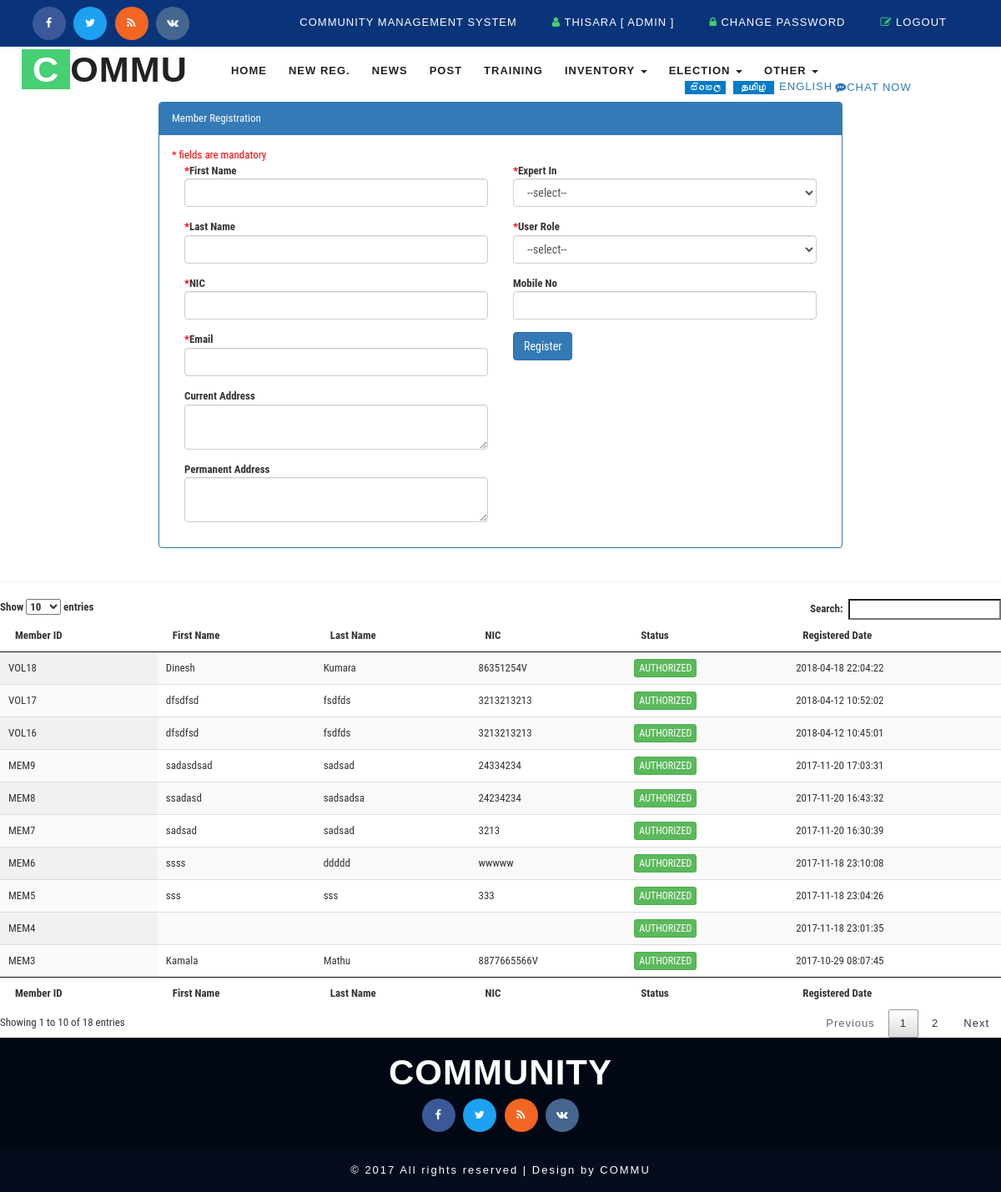
Page /admin_member_registration.php (signed in) on the committed database.
### tables this page shows
CREATE TABLE `cms_member` (
  `id` int(5) NOT NULL AUTO_INCREMENT,
  `firstname` varchar(50) DEFAULT NULL,
  `lastname` varchar(50) DEFAULT NULL,
  `nic` varchar(12) DEFAULT NULL,
  `username` varchar(50) DEFAULT NULL,
  `email` varchar(50) DEFAULT NULL,
  `currentaddress` varchar(250) DEFAULT NULL,
  `experticeid` int(5) DEFAULT NULL,
  `permanentaddress` varchar(250) DEFAULT NULL,
  `authstatus` varchar(10) DEFAULT NULL COMMENT 'PND|AUTH|DACT',
  `datecreated` timestamp NOT NULL DEFAULT CURRENT_TIMESTAMP,
  `autorizeby` int(5) DEFAULT NULL COMMENT 'cms_user',
  `role` varchar(50) DEFAULT NULL,
  `usercreated` int(5) DEFAULT NULL,
  `post_title` varchar(50) DEFAULT NULL,
  `mobileno` varchar(20) DEFAULT NULL,
  PRIMARY KEY (`id`)
);

### model/DB.php (called while the page is built, shortened)
<?php
function getDBConnection() {
    $servername = "localhost";
    $username = "root";
    $password = "123";
    $db = "cmsdb";
    $conn = mysqli_connect($servername, $username, $password, $db);
    if (!$conn) {
        die("Connection failed: " . mysqli_connect_error());
    } else {
        return $conn;
    }
}
function getData($sql) {
    $conn = getDBConnection();
    $result = mysqli_query($conn, $sql);
    if (mysqli_num_rows($result) > 0) {
        return $result;
    } else {
        return FALSE;
    }
}
?>

### admin_member_registration.php (the view, shortened to what this page needs)
<?php session_start();
include './model/DB.php';
?>
<!DOCTYPE html>
<html lang="en">
    <head>
        <?php include_once './basecss.php'; ?>
    </head>
    <body>
        <div class="header">
            <div class="w3layouts_header_right">
                <div class="agileits-social top_content">
                    <ul>
                        <li><a href="#"><i class="fa fa-facebook"></i></a></li>
                        <li><a href="#"><i class="fa fa-twitter"></i></a></li>
                        <li><a href="#"><i class="fa fa-rss"></i></a></li>
                        <li><a href="#"><i class="fa fa-vk"></i></a></li>
                    </ul>
                </div>
            </div>
            <div class="w3layouts_header_left">
                <?php include './_top.php'; ?>
            </div>
            <div class="clearfix"> </div>
        </div>
        <div class="banner">
            <nav class="navbar navbar-default">
                <div class="navbar-header navbar-left">
                    <h1><a class="navbar-brand" href="index.html"><span>C</span>OMMU</a></h1>
                </div>
                <div class="collapse navbar-collapse navbar-right" id="bs-example-navbar-collapse-1">
                    <nav class="link-effect-2" id="link-effect-2">
                        <?php include './_menu.php'; ?>
                    </nav>
                </div>
                <div class="w3_agile_search">
                    <?php include './_search.php'; ?>
                </div>
            </nav>
        </div>
        <div class="row">
            <div class="col-md-2">
            </div>
            <div class="col-md-8">
                 <div class="row">
                <div class="panel panel-primary">
                <div class="panel-heading ">Member Registration</div>
                <div class="panel-body">
                    <span class="mando-msg">* fields are mandatory</span>
                    <form action="admin_member_registration.php" method="post">
                        <div class="col-md-6">
                            <div class="form-group">
                                <label for="exampleInputName2"><span class="mando-msg">*</span>First Name</label>
                                <input type="text" required="" name="firstname" class="form-control" id="exampleInputName2" >
                            </div>
                            <div class="form-group">
                                <label for="exampleInputEmail2"><span class="mando-msg">*</span>Last Name</label>
                                <input type="text" required="" name="lastname" class="form-control" id="exampleInputEmail2" placeholder="">
                            </div>
                            <div class="form-group">
                                <label for="exampleInputEmail2"><span class="mando-msg">*</span>NIC</label>
                                <input type="text" required="" name="nic" class="form-control" id="exampleInputEmail2" placeholder="">
                            </div>
                            <div class="form-group">
                                <label for="exampleInputEmail2"><span class="mando-msg">*</span>Email</label>
                                <input type="email"  required="" name="email" class="form-control" id="exampleInputEmail2" placeholder="">
                            </div>
                            <div class="form-group">
                                <label for="exampleInputEmail2">Current Address</label>
                                <textarea  name="currentaddress" required="" class="form-control"> </textarea>
                            </div>
                            <div class="form-group">
                                <label for="exampleInputEmail2">Permanent Address</label>
                                <textarea  name="permanentaddress" class="form-control"> </textarea>
                            </div>
                        </div>
                        <div class="col-md-6">
                            <div class="form-group">
                                <label for="exampleInputName2"><span class="mando-msg">*</span>Expert In</label>
                                <select name="experticeid" class="form-control" required="">
                                    <option value="">--select--</option>
                                </select>
                            </div>
                            <div class="form-group">
                                <label for="exampleInputName2"><span class="mando-msg">*</span>User Role </label>
                                <select name="role" class="form-control" required="">
                                    <option>--select--</option>
                                </select>
                            </div>
                            <div class="form-group">
                                <label for="exampleInputEmail2">Mobile No</label>
                                <input type="tel"  required="" name="mobileno" class="form-control" id="exampleInputEmail2" placeholder="">
                            </div>
                            <button type="submit" name="btnReg" class="btn btn-primary">Register</button>
                        </div>
                    </form>
                </div></div>
                 </div>
            </div>
            <div class="col-md-2">
            </div>
        </div>
        <hr>
        <table id="example" class="display" cellspacing="0" width="100%" style="font-size: small">
            <thead>
                <tr>
                    <th>Member ID</th>
                    <th>First Name</th>
                    <th>Last Name</th>
                    <th>NIC</th>
                    <th>Status</th>
                    <th>Registered Date</th>
                </tr>
            </thead>
            <tfoot>
                <tr>
                    <th>Member ID</th>
                    <th>First Name</th>
                    <th>Last Name</th>
                    <th>NIC</th>
                    <th>Status</th>
                    <th>Registered Date</th>
                </tr>
            </tfoot>
            <tbody>
<?php
$sqlXX = "SELECT * FROM cms_member";
$resultx = getData($sqlXX);
if ($resultx != FALSE) {
    while ($row = mysqli_fetch_assoc($resultx)) {
        ?>
                        <tr>
                            <td><?= $row['username'] ?></td>
                            <td><?= $row['firstname'] ?></td>
                            <td><?= $row['lastname'] ?></td>
                            <td><?= $row['nic'] ?></td>
                            <td><?php if ($row['authstatus'] == 'PENDING') {
                    ?>
                                    <a href="admin_authorization_member.php?mid=<?= $row['id'] ?>&action=AUTHORIZED&username=<?= $row['username'] ?>" class="btn btn-warning"> Pending Approval </a>
                                <?php } else {
                                    ?>
                                    <span class="btn btn-success btn-xs">AUTHORIZED</span>
                                    <?php
                                }
                                ?></td>
                            <td><?= $row['datecreated'] ?></td>
                        </tr>
        <?php
    }
}
?>
            </tbody>
        </table>
       <?php include './_footer.php'; ?>
    </body>
</html>

### basecss.php
<link href="css/bootstrap.css" rel="stylesheet" type="text/css" media="all" />
<link href="css/style.css" rel="stylesheet" type="text/css" media="all" />
<link rel="stylesheet" href="css/mainStyles.css" />
<link rel='stylesheet' href='css/dscountdown.css' type='text/css' media='all' />
<link rel="stylesheet" href="css/flexslider.css" type="text/css" media="screen" property="" />
<link href="css/lsb.css" rel="stylesheet" type="text/css">
<link href="css/font-awesome.css" rel="stylesheet">
  <link href="css/jquery.dataTables.min.css" rel="stylesheet" type="text/css"/>

### _top.php (shortened to what this page needs)
<ul>
    <li><a href="#" >Community Management System</a></li>
    <li><a href="#"><i class="fa fa-user" aria-hidden="true"></i>
            <?php echo $_SESSION['ssn_user']['firstname'] ?>
            [ <?php echo $_SESSION['ssn_user']['role'] ?> ]
        </a> </li>
        <li><a href="change_password.php"><i class="fa fa-lock" aria-hidden="true"></i> Change Password</a></li>
    <li><a href="logout.php"><i class="fa fa-pencil-square-o" aria-hidden="true"></i> Logout</a></li>
</ul>

### _menu.php
<?php
if($_SESSION['ssn_user']['role'] == 'ADMIN'){
    include './_menu_admin.php';
} else if($_SESSION['ssn_user']['role'] == 'MEMBER'){
    include './_menu_member.php';
}else if($_SESSION['ssn_user']['role'] == 'MANAGER'){
    include './_menu_manager.php';
}
?>

### _menu_admin.php (shortened to what this page needs)
<ul class="nav navbar-nav">
    <li ><a href="home.php"><span data-hover="Home">Home</span></a></li>
    <li><a href="admin_member_registration.php"><span data-hover="New Reg.">New Reg.</span></a></li>
                           <li><a href="admin_news.php"><span data-hover="News">News</span></a></li>
                           <li><a href="admin_post.php"><span data-hover="Post">Post</span></a></li>
                           <li><a href="admin_training.php"><span data-hover="Training">Training</span></a></li>
                           <li class="dropdown">
                               <a href="#" class="dropdown-toggle" data-toggle="dropdown"><span data-hover="Inventory">Inventory</span> <b class="caret"></b></a>
                           </li>
                           <li class="dropdown">
                               <a href="#" class="dropdown-toggle" data-toggle="dropdown"><span data-hover="Election">Election</span> <b class="caret"></b></a>
                           </li>
                           <li class="dropdown">
                               <a href="#" class="dropdown-toggle" data-toggle="dropdown"><span data-hover="Other">Other</span> <b class="caret"></b></a>
                           </li>
                       </ul>

### _search.php (shortened to what this page needs)
<a href="?lang=SI"><img src="images/si.gif" ></a>
<a href="?lang=TM"><img src="images/ta.gif" ></a>
<a href="?lang=EN">ENGLISH</a>
<?php
if (isset($_SESSION['ssn_user'])){ ?>
<a href="#" onclick="openChatWin()"><i class="fa fa-commenting" aria-hidden="true"></i>CHAT NOW</a>
<?php } ?>

### _footer.php
<div class="footer_agile_w3ls" style="padding: 5">
        <div class="container">
               <div class="agileits_w3layouts_logo logo2">
                   <h2><a href="index.html">Community</a></h2>
                   <div class="agileits-social">
                       <ul>
                           <li><a href="#"><i class="fa fa-facebook"></i></a></li>
                           <li><a href="#"><i class="fa fa-twitter"></i></a></li>
                           <li><a href="#"><i class="fa fa-rss"></i></a></li>
                           <li><a href="#"><i class="fa fa-vk"></i></a></li>
                       </ul>
                   </div>
               </div>
           </div>
       </div>
       <div class="wthree_copy_right">
           <div class="container">
               <p>© 2017 All rights reserved | Design by COMMU</p>
           </div>
       </div>

### rows in the picture
cms_member: username "MEM3", firstname "Kamala", lastname "Mathu", nic "8877665566V", authstatus "AUTHORIZED", datecreated "2017-10-29 08:07:45"
cms_member: username "MEM4", authstatus "AUTHORIZED", datecreated "2017-11-18 23:01:35"
cms_member: username "MEM5", firstname "sss", lastname "sss", nic "333", authstatus "AUTHORIZED", datecreated "2017-11-18 23:04:26"
cms_member: username "MEM6", firstname "ssss", lastname "ddddd", nic "wwwww", authstatus "AUTHORIZED", datecreated "2017-11-18 23:10:08"
cms_member: username "MEM7", firstname "sadsad", lastname "sadsad", nic "3213", authstatus "AUTHORIZED", datecreated "2017-11-20 16:30:39"
cms_member: username "MEM8", firstname "ssadasd", lastname "sadsadsa", nic "24234234", authstatus "AUTHORIZED", datecreated "2017-11-20 16:43:32"
cms_member: username "MEM9", firstname "sadasdsad", lastname "sadsad", nic "24334234", authstatus "AUTHORIZED", datecreated "2017-11-20 17:03:31"
cms_member: username "VOL16", firstname "dfsdfsd", lastname "fsdfds", nic "3213213213", authstatus "AUTHORIZED", datecreated "2018-04-12 10:45:01"
cms_member: username "VOL17", firstname "dfsdfsd", lastname "fsdfds", nic "3213213213", authstatus "AUTHORIZED", datecreated "2018-04-12 10:52:02"
cms_member: username "VOL18", firstname "Dinesh", lastname "Kumara", nic "86351254V", authstatus "AUTHORIZED", datecreated "2018-04-18 22:04:22"

### other values in the picture
$_SESSION['ssn_user']['firstname'] "THISARA"
$_SESSION['ssn_user']['role'] "ADMIN"
